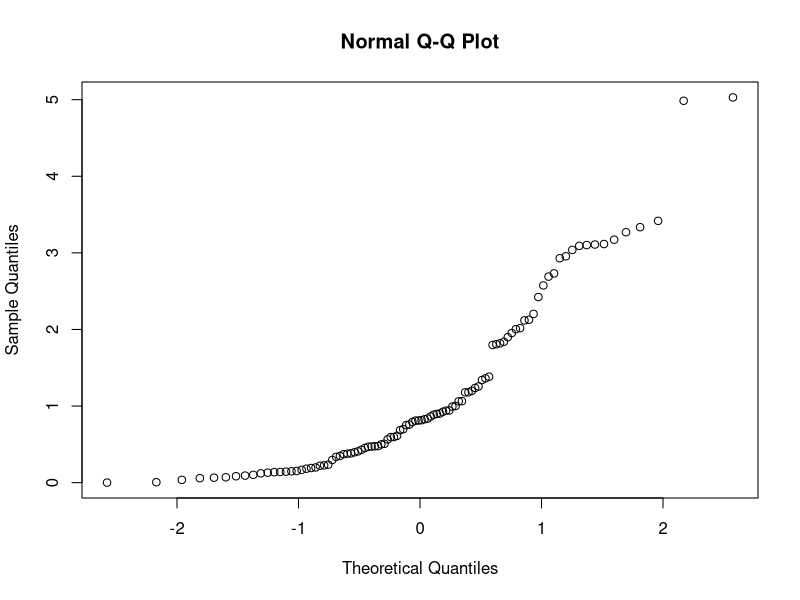
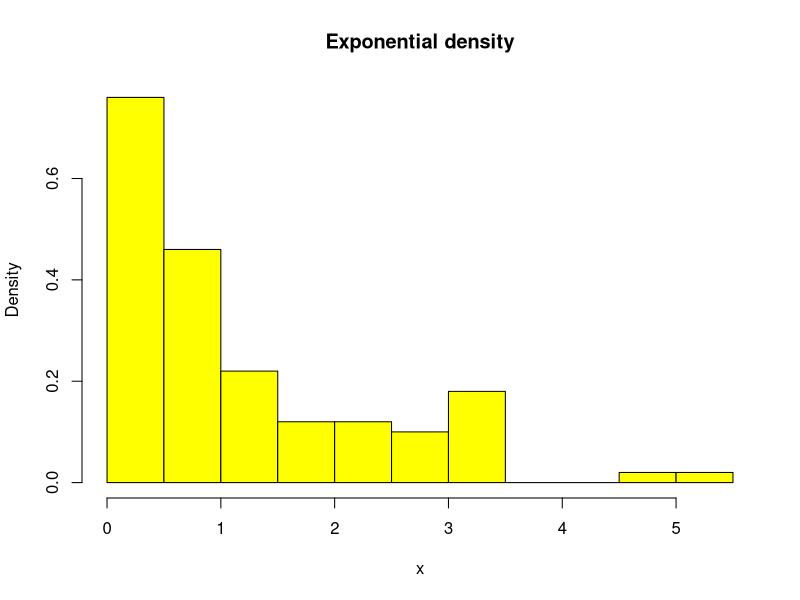

Generate these figures, in order, with R:
## ---- chunk 1
knitr::opts_chunk$set(echo = FALSE)
## ---- chunk 2
x<-rexp(100)
x
qqnorm(x)
## ---- chunk 3
hist(x, freq=F, col="yellow", main="Exponential density")
